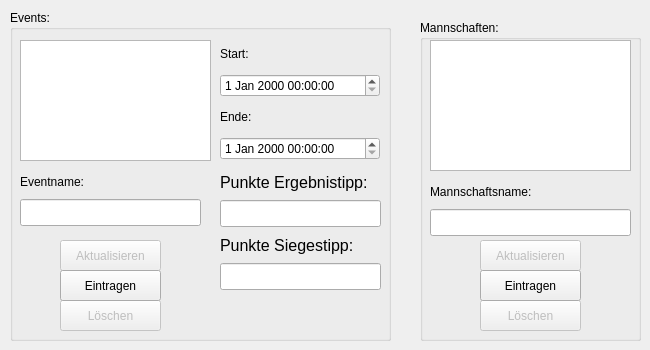
     <widget class="QWidget" name="tab_10">
      <attribute name="title">
       <string>Manschaften, Events</string>
      </attribute>
      <widget class="QGroupBox" name="groupBox_6">
       <property name="geometry">
        <rect>
         <x>10</x>
         <y>10</y>
         <width>381</width>
         <height>331</height>
        </rect>
       </property>
       <property name="title">
        <string>Events:</string>
       </property>
       <widget class="QListWidget" name="lwEvents">
        <property name="geometry">
         <rect>
          <x>10</x>
          <y>30</y>
          <width>191</width>
          <height>121</height>
         </rect>
        </property>
       </widget>
       <widget class="QPushButton" name="btnEinstellungEventsLoeschen">
        <property name="enabled">
         <bool>false</bool>
        </property>
        <property name="geometry">
         <rect>
          <x>50</x>
          <y>290</y>
          <width>101</width>
          <height>31</height>
         </rect>
        </property>
        <property name="text">
         <string>Löschen</string>
        </property>
       </widget>
       <widget class="QPushButton" name="btnEinstellungEventsAktualisieren">
        <property name="enabled">
         <bool>false</bool>
        </property>
        <property name="geometry">
         <rect>
          <x>50</x>
          <y>230</y>
          <width>101</width>
          <height>31</height>
         </rect>
        </property>
        <property name="text">
         <string>Aktualisieren</string>
        </property>
       </widget>
       <widget class="QPushButton" name="btnEinstellungEventsEintragen">
        <property name="geometry">
         <rect>
          <x>50</x>
          <y>260</y>
          <width>101</width>
          <height>31</height>
         </rect>
        </property>
        <property name="text">
         <string>Eintragen</string>
        </property>
       </widget>
       <widget class="QWidget" name="layoutWidget">
        <property name="geometry">
         <rect>
          <x>10</x>
          <y>160</y>
          <width>181</width>
          <height>56</height>
         </rect>
        </property>
        <layout class="QVBoxLayout" name="verticalLayout_15">
         <item>
          <widget class="QLabel" name="label_7">
           <property name="text">
            <string>Eventname:</string>
           </property>
          </widget>
         </item>
         <item>
          <widget class="QLineEdit" name="edtEventname">
           <property name="font">
            <font>
             <pointsize>12</pointsize>
             <weight>50</weight>
             <bold>false</bold>
            </font>
           </property>
          </widget>
         </item>
        </layout>
       </widget>
       <widget class="QWidget" name="layoutWidget">
        <property name="geometry">
         <rect>
          <x>210</x>
          <y>160</y>
          <width>161</width>
          <height>120</height>
         </rect>
        </property>
        <layout class="QVBoxLayout" name="verticalLayout_22">
         <item>
          <layout class="QVBoxLayout" name="verticalLayout_16">
           <item>
            <widget class="QLabel" name="label_29">
             <property name="font">
              <font>
               <pointsize>12</pointsize>
               <weight>50</weight>
               <bold>false</bold>
              </font>
             </property>
             <property name="text">
              <string>Punkte Ergebnistipp:</string>
             </property>
            </widget>
           </item>
           <item>
            <widget class="QLineEdit" name="edtErgebnisPunkte">
             <property name="font">
              <font>
               <pointsize>12</pointsize>
               <weight>50</weight>
               <bold>false</bold>
              </font>
             </property>
            </widget>
           </item>
          </layout>
         </item>
         <item>
          <layout class="QVBoxLayout" name="verticalLayout_21">
           <item>
            <widget class="QLabel" name="label_33">
             <property name="font">
              <font>
               <pointsize>12</pointsize>
               <weight>50</weight>
               <bold>false</bold>
              </font>
             </property>
             <property name="text">
              <string>Punkte Siegestipp:</string>
             </property>
            </widget>
           </item>
           <item>
            <widget class="QLineEdit" name="edtSigesPunkte">
             <property name="font">
              <font>
               <pointsize>12</pointsize>
               <weight>50</weight>
               <bold>false</bold>
              </font>
             </property>
            </widget>
           </item>
          </layout>
         </item>
        </layout>
       </widget>
       <widget class="QWidget" name="layoutWidget">
        <property name="geometry">
         <rect>
          <x>210</x>
          <y>30</y>
          <width>160</width>
          <height>120</height>
         </rect>
        </property>
        <layout class="QVBoxLayout" name="verticalLayout_23">
         <item>
          <layout class="QVBoxLayout" name="verticalLayout_19">
           <item>
            <widget class="QLabel" name="label_8">
             <property name="text">
              <string>Start:</string>
             </property>
            </widget>
           </item>
           <item>
            <widget class="QDateTimeEdit" name="tedtEinstellungenEventsStart"/>
           </item>
          </layout>
         </item>
         <item>
          <layout class="QVBoxLayout" name="verticalLayout_20">
           <item>
            <widget class="QLabel" name="label_9">
             <property name="text">
              <string>Ende:</string>
             </property>
            </widget>
           </item>
           <item>
            <widget class="QDateTimeEdit" name="tedtEinstellungenEventsEnde"/>
           </item>
          </layout>
         </item>
        </layout>
       </widget>
       <zorder>layoutWidget</zorder>
       <zorder>layoutWidget</zorder>
       <zorder>layoutWidget</zorder>
       <zorder>lwEvents</zorder>
       <zorder>btnEinstellungEventsLoeschen</zorder>
       <zorder>btnEinstellungEventsAktualisieren</zorder>
       <zorder>btnEinstellungEventsEintragen</zorder>
      </widget>
      <widget class="QGroupBox" name="groupBox_7">
       <property name="geometry">
        <rect>
         <x>420</x>
         <y>20</y>
         <width>221</width>
         <height>321</height>
        </rect>
       </property>
       <property name="title">
        <string>Mannschaften:</string>
       </property>
       <widget class="QListWidget" name="lwMannschaften">
        <property name="geometry">
         <rect>
          <x>10</x>
          <y>20</y>
          <width>201</width>
          <height>131</height>
         </rect>
        </property>
       </widget>
       <widget class="QPushButton" name="btnEinstellungManschaftenLoeschen">
        <property name="enabled">
         <bool>false</bool>
        </property>
        <property name="geometry">
         <rect>
          <x>60</x>
          <y>280</y>
          <width>101</width>
          <height>31</height>
         </rect>
        </property>
        <property name="text">
         <string>Löschen</string>
        </property>
       </widget>
       <widget class="QPushButton" name="btnEinstellungManschaftenAktualisieren">
        <property name="enabled">
         <bool>false</bool>
        </property>
        <property name="geometry">
         <rect>
          <x>60</x>
          <y>220</y>
          <width>101</width>
          <height>31</height>
         </rect>
        </property>
        <property name="text">
         <string>Aktualisieren</string>
        </property>
       </widget>
       <widget class="QPushButton" name="btnEinstellungManschaftenEintragen">
        <property name="geometry">
         <rect>
          <x>60</x>
          <y>250</y>
          <width>101</width>
          <height>31</height>
         </rect>
        </property>
        <property name="text">
         <string>Eintragen</string>
        </property>
       </widget>
       <widget class="QWidget" name="layoutWidget">
        <property name="geometry">
         <rect>
          <x>10</x>
          <y>160</y>
          <width>201</width>
          <height>56</height>
         </rect>
        </property>
        <layout class="QVBoxLayout" name="verticalLayout_28">
         <item>
          <widget class="QLabel" name="label_44">
           <property name="text">
            <string>Mannschaftsname:</string>
           </property>
          </widget>
         </item>
         <item>
          <widget class="QLineEdit" name="edtMannschaftsname">
           <property name="font">
            <font>
             <pointsize>12</pointsize>
             <weight>50</weight>
             <bold>false</bold>
            </font>
           </property>
          </widget>
         </item>
        </layout>
       </widget>
      </widget>
     </widget>
